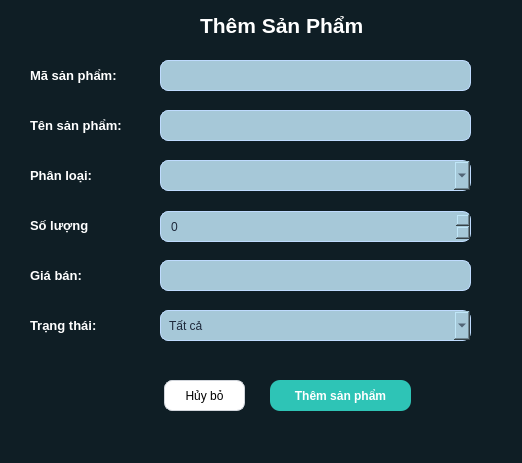
<?xml version="1.0" encoding="UTF-8"?>
<ui version="4.0">
 <class>Dialog</class>
 <widget class="QDialog" name="Dialog">
  <property name="geometry">
   <rect>
    <x>0</x>
    <y>0</y>
    <width>522</width>
    <height>463</height>
   </rect>
  </property>
  <property name="windowTitle">
   <string>Dialog</string>
  </property>
  <property name="styleSheet">
   <string notr="true">background-color: #0F1E25;</string>
  </property>
  <widget class="QLabel" name="lb_tsp">
   <property name="geometry">
    <rect>
     <x>200</x>
     <y>10</y>
     <width>181</width>
     <height>31</height>
    </rect>
   </property>
   <property name="font">
    <font>
     <family>Arial</family>
     <weight>50</weight>
     <bold>false</bold>
    </font>
   </property>
   <property name="styleSheet">
    <string notr="true">color: white;</string>
   </property>
   <property name="text">
    <string>&lt;html&gt;&lt;head/&gt;&lt;body&gt;&lt;p&gt;&lt;span style=&quot; font-size:16pt; font-weight:600;&quot;&gt;Thêm Sản Phẩm&lt;/span&gt;&lt;/p&gt;&lt;/body&gt;&lt;/html&gt;</string>
   </property>
  </widget>
  <widget class="QLabel" name="lb_msp">
   <property name="geometry">
    <rect>
     <x>30</x>
     <y>60</y>
     <width>121</width>
     <height>31</height>
    </rect>
   </property>
   <property name="font">
    <font>
     <family>Arial</family>
     <weight>50</weight>
     <bold>false</bold>
    </font>
   </property>
   <property name="styleSheet">
    <string notr="true">color: white;</string>
   </property>
   <property name="text">
    <string>&lt;html&gt;&lt;head/&gt;&lt;body&gt;&lt;p&gt;&lt;span style=&quot; font-size:10pt; font-weight:600;&quot;&gt;Mã sản phẩm:&lt;/span&gt;&lt;/p&gt;&lt;/body&gt;&lt;/html&gt;</string>
   </property>
  </widget>
  <widget class="QLabel" name="lb_tsp_2">
   <property name="geometry">
    <rect>
     <x>30</x>
     <y>110</y>
     <width>121</width>
     <height>31</height>
    </rect>
   </property>
   <property name="font">
    <font>
     <family>Arial</family>
     <weight>50</weight>
     <bold>false</bold>
    </font>
   </property>
   <property name="styleSheet">
    <string notr="true">color: white;</string>
   </property>
   <property name="text">
    <string>&lt;html&gt;&lt;head/&gt;&lt;body&gt;&lt;p&gt;&lt;span style=&quot; font-size:10pt; font-weight:600;&quot;&gt;Tên sản phẩm:&lt;/span&gt;&lt;/p&gt;&lt;/body&gt;&lt;/html&gt;</string>
   </property>
  </widget>
  <widget class="QLabel" name="lb_pl">
   <property name="geometry">
    <rect>
     <x>30</x>
     <y>160</y>
     <width>211</width>
     <height>31</height>
    </rect>
   </property>
   <property name="font">
    <font>
     <family>Arial</family>
     <weight>50</weight>
     <bold>false</bold>
    </font>
   </property>
   <property name="styleSheet">
    <string notr="true">color: white;</string>
   </property>
   <property name="text">
    <string>&lt;html&gt;&lt;head/&gt;&lt;body&gt;&lt;p&gt;&lt;span style=&quot; font-size:10pt; font-weight:600;&quot;&gt;Phân loại:&lt;/span&gt;&lt;/p&gt;&lt;/body&gt;&lt;/html&gt;</string>
   </property>
  </widget>
  <widget class="QLabel" name="lb_sl">
   <property name="geometry">
    <rect>
     <x>30</x>
     <y>210</y>
     <width>121</width>
     <height>31</height>
    </rect>
   </property>
   <property name="font">
    <font>
     <family>Arial</family>
     <weight>50</weight>
     <bold>false</bold>
    </font>
   </property>
   <property name="styleSheet">
    <string notr="true">color: white;</string>
   </property>
   <property name="text">
    <string>&lt;html&gt;&lt;head/&gt;&lt;body&gt;&lt;p&gt;&lt;span style=&quot; font-size:10pt; font-weight:600;&quot;&gt;Số lượng&lt;/span&gt;&lt;/p&gt;&lt;/body&gt;&lt;/html&gt;</string>
   </property>
  </widget>
  <widget class="QPushButton" name="pb_hb">
   <property name="geometry">
    <rect>
     <x>164</x>
     <y>380</y>
     <width>81</width>
     <height>31</height>
    </rect>
   </property>
   <property name="font">
    <font>
     <family>Arial</family>
    </font>
   </property>
   <property name="styleSheet">
    <string notr="true">QPushButton{
    background-color: white;
    color: black;
    border: 1px solid #d1d5db;
    border-radius: 8px;
    padding: 6px 14px;
}

QPushButton:hover{
    background-color: #f3f4f6;
}

QPushButton:pressed{
    background-color: #e5e7eb;
}</string>
   </property>
   <property name="text">
    <string>Hủy bỏ</string>
   </property>
  </widget>
  <widget class="QPushButton" name="pb_tsp">
   <property name="geometry">
    <rect>
     <x>270</x>
     <y>380</y>
     <width>141</width>
     <height>31</height>
    </rect>
   </property>
   <property name="font">
    <font>
     <family>Arial</family>
     <weight>75</weight>
     <bold>true</bold>
    </font>
   </property>
   <property name="styleSheet">
    <string notr="true">QPushButton{
    background-color: #2EC4B6;
    color: white;
    border: none;
    border-radius: 10px;
    padding: 6px 16px;
    font-weight: 600;
}

QPushButton:hover{
    background-color: #0ea5a4;
}

QPushButton:pressed{
    background-color: #0d9488;
}</string>
   </property>
   <property name="text">
    <string>Thêm sản phẩm</string>
   </property>
  </widget>
  <widget class="QLabel" name="lb_gb">
   <property name="geometry">
    <rect>
     <x>30</x>
     <y>260</y>
     <width>121</width>
     <height>31</height>
    </rect>
   </property>
   <property name="font">
    <font>
     <family>Arial</family>
     <weight>50</weight>
     <bold>false</bold>
    </font>
   </property>
   <property name="styleSheet">
    <string notr="true">color: white;</string>
   </property>
   <property name="text">
    <string>&lt;html&gt;&lt;head/&gt;&lt;body&gt;&lt;p&gt;&lt;span style=&quot; font-size:10pt; font-weight:600;&quot;&gt;Giá bán:&lt;/span&gt;&lt;/p&gt;&lt;/body&gt;&lt;/html&gt;</string>
   </property>
  </widget>
  <widget class="QLabel" name="lb_tt">
   <property name="geometry">
    <rect>
     <x>30</x>
     <y>310</y>
     <width>121</width>
     <height>31</height>
    </rect>
   </property>
   <property name="font">
    <font>
     <family>Arial</family>
     <weight>50</weight>
     <bold>false</bold>
    </font>
   </property>
   <property name="styleSheet">
    <string notr="true">color: white;</string>
   </property>
   <property name="text">
    <string>&lt;html&gt;&lt;head/&gt;&lt;body&gt;&lt;p&gt;&lt;span style=&quot; font-size:10pt; font-weight:600;&quot;&gt;Trạng thái:&lt;/span&gt;&lt;/p&gt;&lt;/body&gt;&lt;/html&gt;</string>
   </property>
  </widget>
  <widget class="QComboBox" name="cb_tt">
   <property name="geometry">
    <rect>
     <x>160</x>
     <y>310</y>
     <width>311</width>
     <height>31</height>
    </rect>
   </property>
   <property name="font">
    <font>
     <family>Arial</family>
     <weight>50</weight>
     <bold>false</bold>
    </font>
   </property>
   <property name="styleSheet">
    <string notr="true">background-color:#A6C8D8;
    border: 1px solid #bfdbfe;
    border-radius: 8px;
    padding: 4px 8px;
    color: #1e293b;</string>
   </property>
   <property name="editable">
    <bool>false</bool>
   </property>
   <property name="currentText">
    <string notr="true">Tất cả</string>
   </property>
   <item>
    <property name="text">
     <string>Tất cả</string>
    </property>
   </item>
   <item>
    <property name="text">
     <string>Tồn kho thấp</string>
    </property>
   </item>
   <item>
    <property name="text">
     <string>Hết hàng</string>
    </property>
   </item>
   <item>
    <property name="text">
     <string>Còn hàng</string>
    </property>
   </item>
   <item>
    <property name="text">
     <string/>
    </property>
   </item>
  </widget>
  <widget class="QLineEdit" name="lne_msp">
   <property name="geometry">
    <rect>
     <x>160</x>
     <y>60</y>
     <width>311</width>
     <height>31</height>
    </rect>
   </property>
   <property name="font">
    <font>
     <family>Arial</family>
    </font>
   </property>
   <property name="styleSheet">
    <string notr="true">background-color:#A6C8D8;
    border: 1px solid #bfdbfe;
    border-radius: 8px;
    padding: 4px 8px;
    color: #1e293b;</string>
   </property>
  </widget>
  <widget class="QLineEdit" name="lne_tsp">
   <property name="geometry">
    <rect>
     <x>160</x>
     <y>110</y>
     <width>311</width>
     <height>31</height>
    </rect>
   </property>
   <property name="font">
    <font>
     <family>Arial</family>
    </font>
   </property>
   <property name="styleSheet">
    <string notr="true">background-color:#A6C8D8;
    border: 1px solid #bfdbfe;
    border-radius: 8px;
    padding: 4px 8px;
    color: #1e293b;</string>
   </property>
  </widget>
  <widget class="QLineEdit" name="lne_gb">
   <property name="geometry">
    <rect>
     <x>160</x>
     <y>260</y>
     <width>311</width>
     <height>31</height>
    </rect>
   </property>
   <property name="font">
    <font>
     <family>Arial</family>
    </font>
   </property>
   <property name="styleSheet">
    <string notr="true">background-color:#A6C8D8;
    border: 1px solid #bfdbfe;
    border-radius: 8px;
    padding: 4px 8px;
    color: #1e293b;</string>
   </property>
  </widget>
  <widget class="QComboBox" name="cb_pl">
   <property name="geometry">
    <rect>
     <x>160</x>
     <y>160</y>
     <width>311</width>
     <height>31</height>
    </rect>
   </property>
   <property name="styleSheet">
    <string notr="true">background-color:#A6C8D8;
    border: 1px solid #bfdbfe;
    border-radius: 8px;
    padding: 4px 8px;
    color: #1e293b;</string>
   </property>
  </widget>
  <widget class="QSpinBox" name="spb_sl">
   <property name="geometry">
    <rect>
     <x>160</x>
     <y>211</y>
     <width>311</width>
     <height>31</height>
    </rect>
   </property>
   <property name="styleSheet">
    <string notr="true">background-color:#A6C8D8;
    border: 1px solid #bfdbfe;
    border-radius: 8px;
    padding: 4px 8px;
    color: #1e293b;</string>
   </property>
  </widget>
 </widget>
 <resources/>
 <connections/>
</ui>
